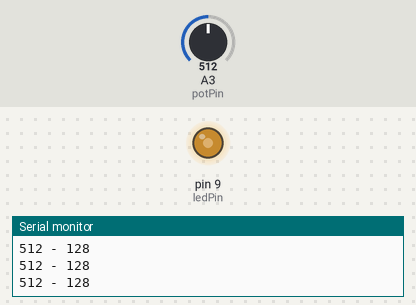
Recording of a sketch running on a simulated Arduino Uno, built with avr-gcc and run on an emulated ATmega328P. On the bench: output pins drawn as LEDs (lit = HIGH), the last lines printed to the serial monitor. Inputs (shaded band) come from the test bench; at power-on: A3 (potPin) = 512.

Above: at 1.2 s.
1.3 s: A3 (potPin) set to 411
At 2.6 s:
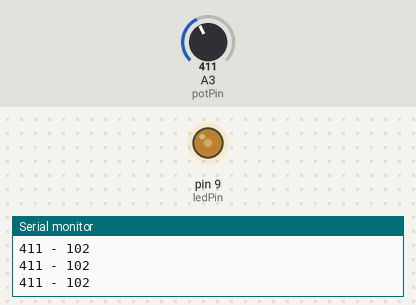
4.3 s: A3 (potPin) set to 386
At 4.7 s:
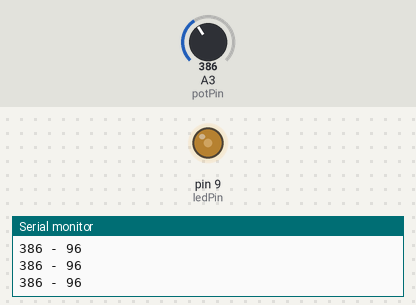
7.3 s: A3 (potPin) set to 122
At 8.3 s:
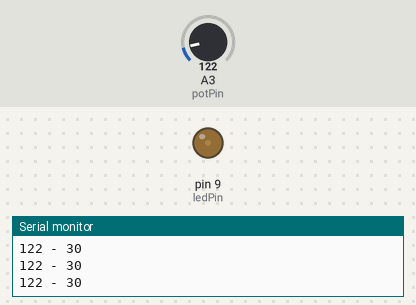
8.8 s: A3 (potPin) set to 108
At 9.4 s:
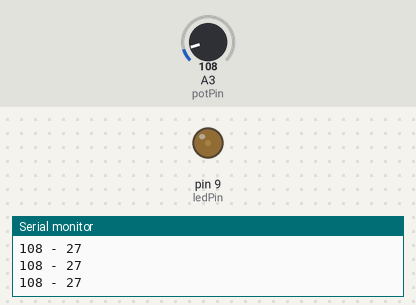
10.3 s: A3 (potPin) set to 92
At 11.5 s:
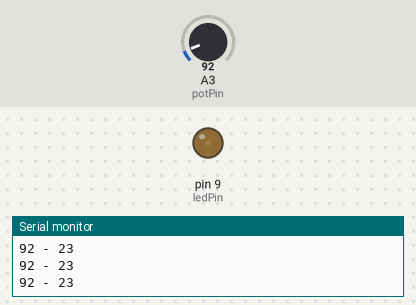
11.8 s: A3 (potPin) set to 0
At 12.9 s:
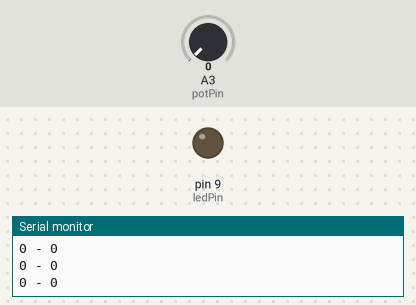
Timing chart, 0 to 14.3 s (numbered marks = the images above; inputs shaded):
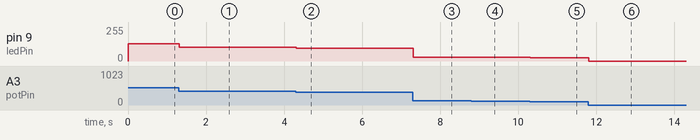

The sketch:

potenciometro_p1.ino
```cpp
const int ledPin = 9;
const int potPin = 3;
//const int pinD2 = 2;
int val=0;

void setup() {
  Serial.begin(9600); // bps
  pinMode(ledPin, OUTPUT);
  //pinMode(potPin, INPUT);
}

void loop() {
  val = analogRead(potPin);
  Serial.print(val);
  Serial.print(" - ");
  //val = map(val, 0, 1023, 0, 255);
  Serial.print(val/4);
  Serial.print("\n");
  analogWrite(ledPin, val/4);
  /*digitalWrite(pinD2,HIGH);
  delay(1);
  digitalWrite(pinD2,LOW);
  delay(1);*/
  delay(1);
}
```

Measured:
- after the input at 1.3 s, pin 9 (ledPin): 128/255 → 102/255 at once
- after the input at 4.3 s, pin 9 (ledPin): 102/255 → 96/255 at once
- after the input at 7.3 s, pin 9 (ledPin): 96/255 → 30/255 at once
- after the input at 8.8 s, pin 9 (ledPin): 30/255 → 27/255 at once
- after the input at 10.3 s, pin 9 (ledPin): 27/255 → 23/255 at once
- after the input at 11.8 s, pin 9 (ledPin): 23/255 → 0/255 at once
